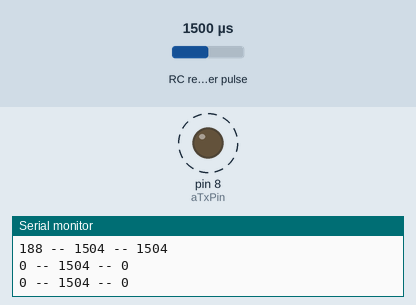
Recording of a sketch running on a simulated Arduino Uno, built with avr-gcc and run on an emulated ATmega328P. Parts: output pins drawn as LEDs (lit = HIGH), the last lines printed to the serial monitor. Wiring (inferred from the names in the program): RC receiver channel: data pin 3. Dashed ring = blinking. The test bench sets the inputs (shaded band); at power-on: RC receiver pulse 1500 µs.

Above: at 1.2 s.
1.3 s: RC receiver pulse (sensor on pin 3) set to 1750 µs
At 2.58 s:
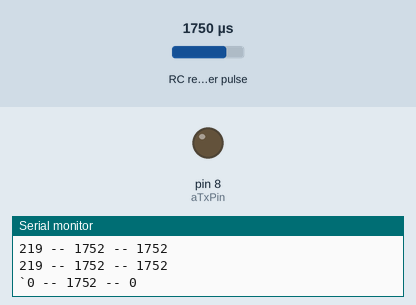
4.3 s: RC receiver pulse (sensor on pin 3) set to 1500 µs
Timing chart, 0 to 13.3 s (numbered marks = the images above; inputs shaded):
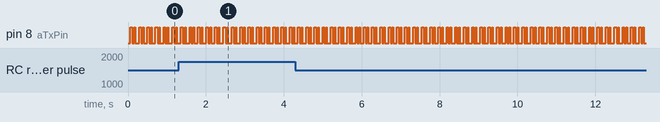

The sketch:

pwm_based_transfer.ino
```cpp
// PWM-modulierender und deswegen super-fehlertoleranter Software-UART. Oder so. V1.
// Verkabelung: Draht zwischen Pins 3 & 8.

const int aTxPin = 8;

//assume that pin 32 is receiving PWM input
#define CHANNEL_1_PIN 3
//micros when the pin goes HIGH
volatile unsigned long timer_start;
//difference between timer_start and micros() is the length of time that the pin
//was HIGH - the PWM pulse length.
volatile unsigned long pulse_time;

//this is the time that the last interrupt occurred.
//you can use this to determine if your receiver has a signal or not.
volatile unsigned long last_interrupt_time;

#define K 4
#define N 2**K
volatile unsigned long movavg = 0;

//calcSignal is the interrupt handler
void calcSignal()
{
//record the interrupt time so that we can tell if the receiver has a signal from the transmitter
 last_interrupt_time = micros();

//if the pin has gone HIGH, record the microseconds since the Arduino started up
 if(digitalRead(CHANNEL_1_PIN) == HIGH)
    {
        timer_start = micros();
    }
//otherwise, the pin has gone LOW
    else
    {
        //only worry about this if the timer has actually started
        if(timer_start > 0)
        {
            //record the pulse time
            pulse_time = micros() - timer_start;

            // recalculate moving average
            movavg = movavg + pulse_time - movavg<<K;

            //restart the timer
            timer_start = 0;
        }
    }
}


void setup() {
  pinMode(aTxPin, OUTPUT);

  attachInterrupt(1, calcSignal, CHANGE);

  Serial.begin(9600);
}


unsigned long n = 0;
int pos = -10;
unsigned char to_send = '#';
void txloop() {
  if(pos > 7) {
    pos = -5;
  }
  if(pos < -1) {
    pos++;
    return;
  }
  if(pos == -1) {
    analogWrite(aTxPin, 240);
    pos = 0;
    Serial.print(".");
    return;
  }
  char bit_to_send = (to_send >> (pos++)) & 1;
  analogWrite(aTxPin, bit_to_send ? 160 : 80);
  //analogWrite(aTxPin,255);
}

// idee: n>1 bits pro symbol kommunizieren -> mehr abstufungen in der pulsweite -> hoehere datenrate trotz gleicher symbolrate

// tx=10 pw=80, tx=255 pw=53444
int rxpos = -1;
unsigned char rcv = 0;
void rxloop() {
  unsigned long v = movavg>>K;
  unsigned char eightbitval = v / 8;
  Serial.print(eightbitval, DEC);
  Serial.print(" -- ");
  Serial.print(pulse_time, DEC);
  Serial.print(" -- ");
  Serial.print(v);
  Serial.print("\n");
  movavg = 0;
  if(rxpos == -1) {
    if(eightbitval > 200) { // sync!
      rxpos = 0;
    }
    return;
  }
  char thisbit = eightbitval > 120;
  rcv |= thisbit << rxpos++;

  if(rxpos == 7) {
//    Serial.print("GOT:");
//    Serial.print(rcv, DEC);
//    Serial.print(" aka: ");
    Serial.write(rcv);
//    Serial.print("\n");
    rxpos = -1;
    rcv = 0;
  }
}

void loop() {
  n++;
  txloop();
  delayMicroseconds(20);
  rxloop();
//  delay(1);
delay(1);
delayMicroseconds(500);
//  Serial.write(".");
}
```

Measured:
- by itself, pin 8 (aTxPin): alternates HIGH for 0.03 s and LOW for 0.06 s
